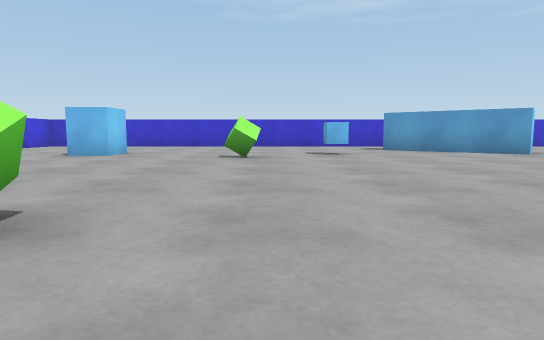
[1] (above)

16 first-person views from a walk through a scene from a Unity 3-D project. The camera is 0.51 m above the floor, tilts 6° down and sees 75° across. The floor is counted in squares, 1 m on a side. Each view is taken from the middle of a square. On the plan, view 1 faces up. The plan holds only what a view shows up to about 9 squares ahead; the rest is blank. The player is left out. Surface patterns are stand-ins for the level's own textures.

[2]
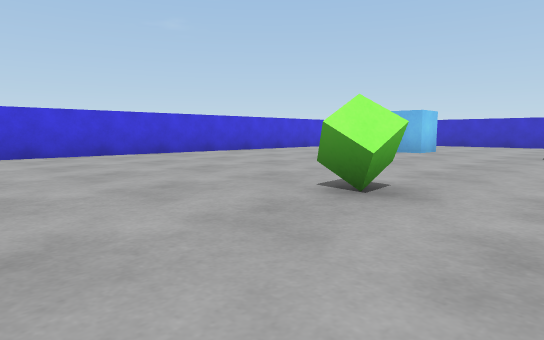

[3]
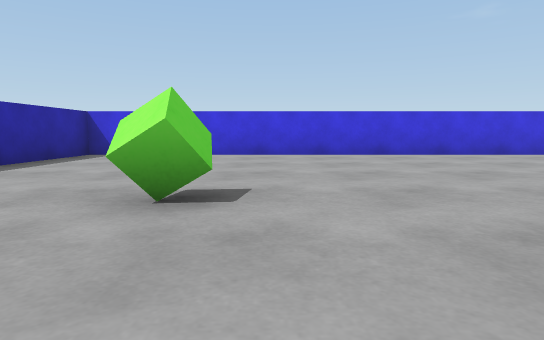

[4]
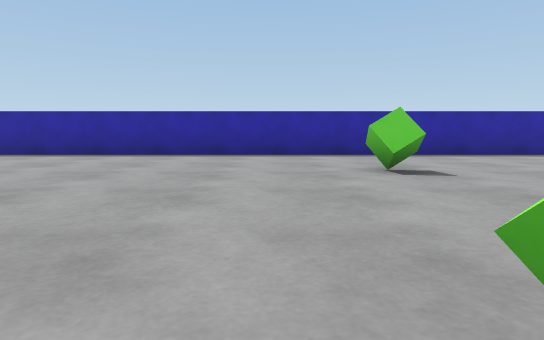

[5]
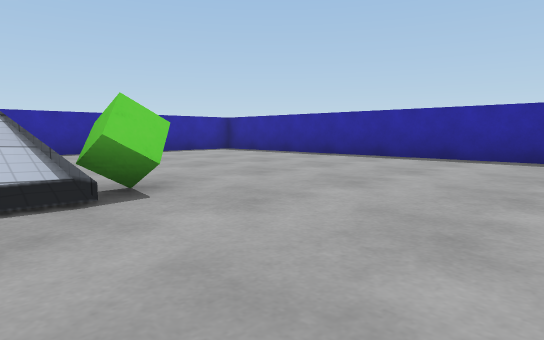

[6]
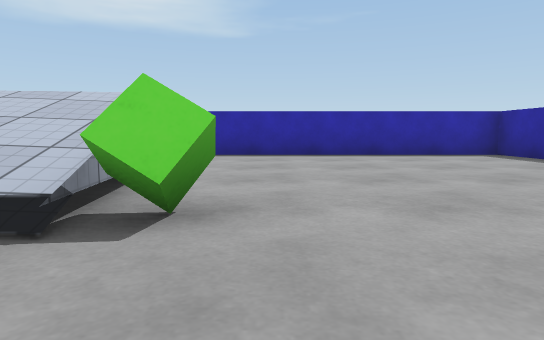

[7]
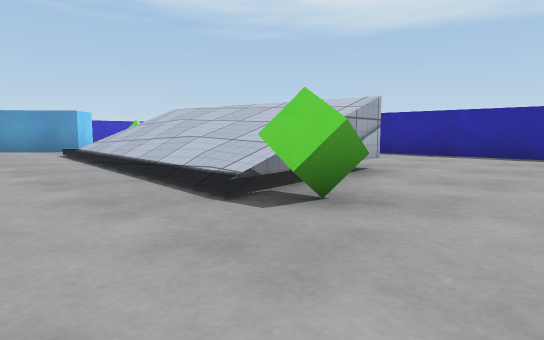

[8]
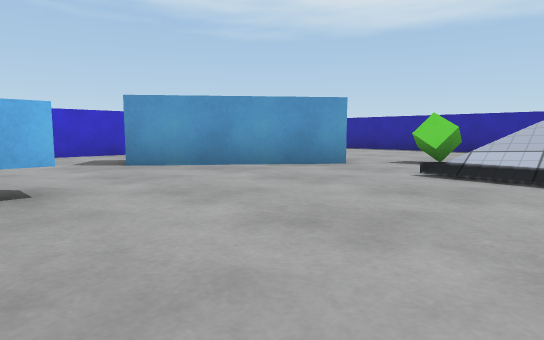

[9]
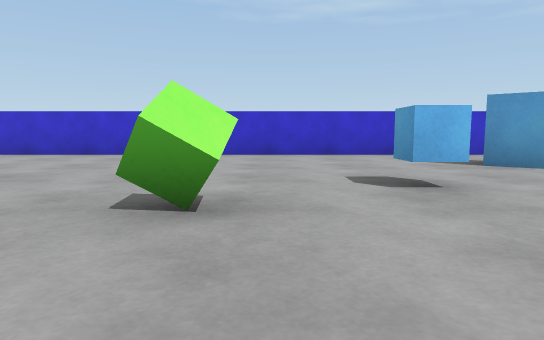

[10]
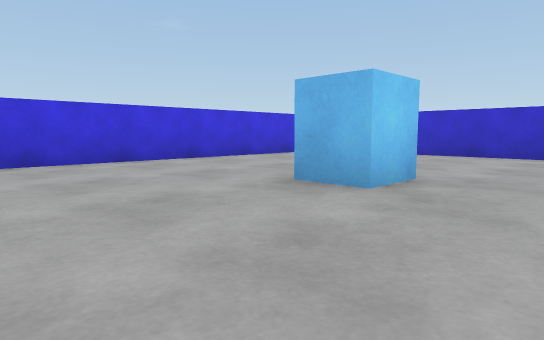

[11]
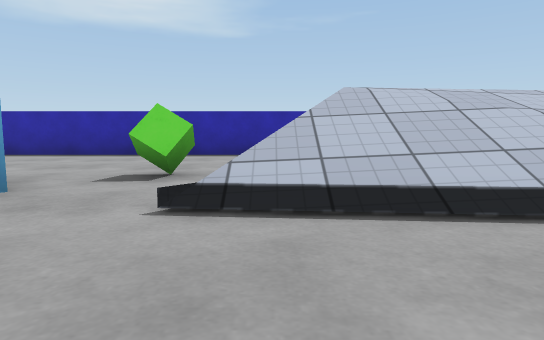

[12]
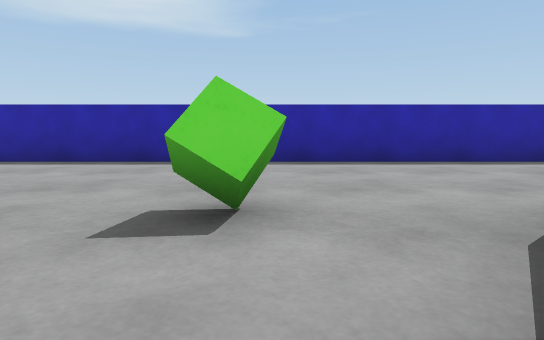

[13]
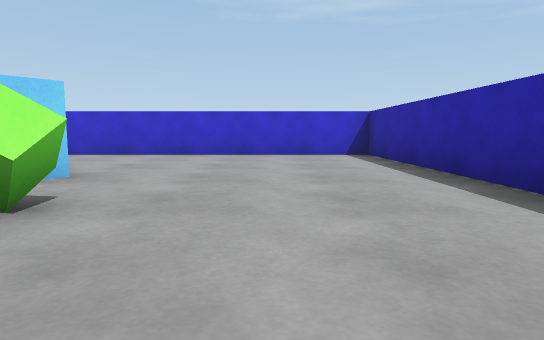

[14]
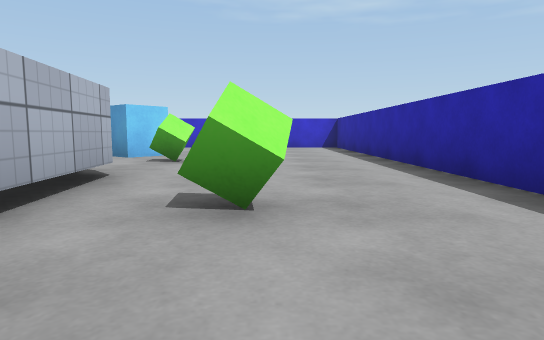

[15]
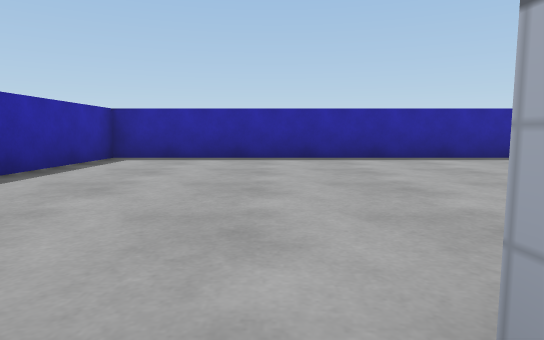

[16]
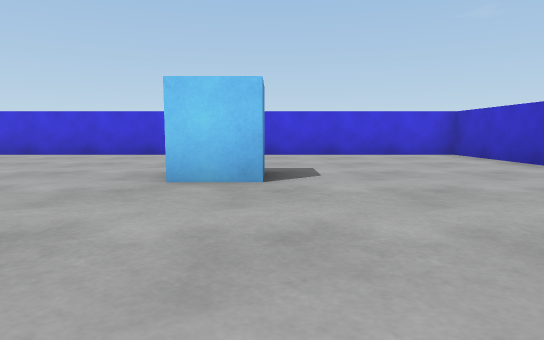

### Floor plan
Key: @ floor where view 1 was taken; # wall or solid block; . floor; ^ raised ledge; C blue cube; G green cube.
Columns run from 8 left of view 1 to 12 right of it. Each row starts with its distance up from view 1.
 13 #####################
 12 #..... .............#
 11 #...........#.......#
 10 #...........##......#
  9 #...C........##.....#
  8 #...C.....C.........#
  7 #......G.......G....#
  6 #.............^.....#
  5 #.............^#....#
  4 #............^^#....#
  3 #............^^^.G..#
  2 #.....G......^^^....#
  1 #............^^^....#
  0 #.......@....G##....#
 -1 #...................#
 -2 #...................#
 -3 #....G..............#
 -4 #...................#
 -5 #...................#
 -6 #...................#
 -7 #####################

Positions as (right, up) in squares from view 1, and headings:
1: (0, 0), facing up
2: (0, -1), facing up-left
3: (0, -2), facing left
4: (-1, 2), facing down
5: (2, 1), facing down-right
6: (3, -1), facing right
7: (3, -2), facing up-right
8: (1, 5), facing up-right
9: (0, 5), facing up
10: (-2, 5), facing up-left
11: (3, 6), facing right
12: (5, 7), facing right
13: (9, 5), facing up
14: (9, 1), facing up
15: (8, 1), facing down
16: (0, 9), facing left
